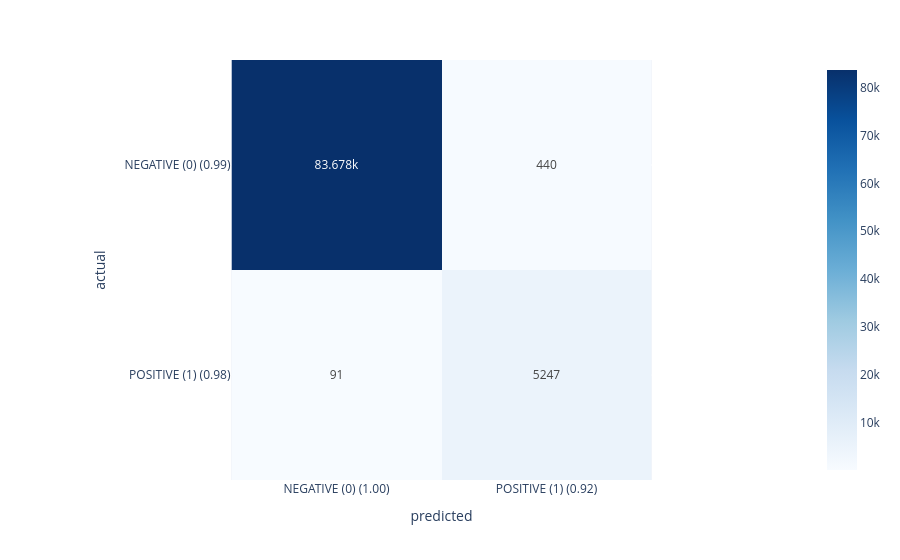

Here is the notebook cell this chart was saved with:
### Markdown cell above
### Confusion-Matrix

Ergebnisse in Confusion-Matrix ausgeben.

### Code cell
cm = confusion_matrix(y_test.to_numpy(dtype=int), predict_class)#
print(cm)

PX.displayConfusionMatrix(cm, width=900, xaxes={'labels': labels, 'title': 'predicted'}, yaxes={'labels': labels, 'title': 'actual'})

#[[83678   440]
# [   91  5247]]

#83678 + 440 + 91 + 5247
#89456
#91 + 5247
#5338

### Figure 1 — Plotly figure (JSON) as saved in the notebook; plotly's stock layout.template omitted (floating-point values rounded to 4 significant figures)
{"data": [{"coloraxis": "coloraxis", "hovertemplate": "x: %{x}<br>y: %{y}<br>color: %{z}<extra></extra>", "name": "0", "texttemplate": "%{z}", "type": "heatmap", "xaxis": "x", "yaxis": "y", "z": [[83678, 440], [91, 5247]]}], "layout": {"coloraxis": {"autocolorscale": false, "colorscale": [[0, "rgb(247,251,255)"], [0.125, "rgb(222,235,247)"], [0.25, "rgb(198,219,239)"], [0.375, "rgb(158,202,225)"], [0.5, "rgb(107,174,214)"], [0.625, "rgb(66,146,198)"], [0.75, "rgb(33,113,181)"], [0.875, "rgb(8,81,156)"], [1, "rgb(8,48,107)"]]}, "margin": {"t": 60}, "width": 900, "xaxis": {"anchor": "y", "constrain": "domain", "domain": [0, 1], "scaleanchor": "y", "tickmode": "array", "ticktext": ["NEGATIVE (0) (1.00)", "POSITIVE (1) (0.92)"], "tickvals": [0, 1], "title": {"text": "predicted"}}, "yaxis": {"anchor": "x", "autorange": "reversed", "constrain": "domain", "domain": [0, 1], "tickmode": "array", "ticktext": ["NEGATIVE (0) (0.99)", "POSITIVE (1) (0.98)"], "tickvals": [0, 1], "title": {"text": "actual"}}}}
